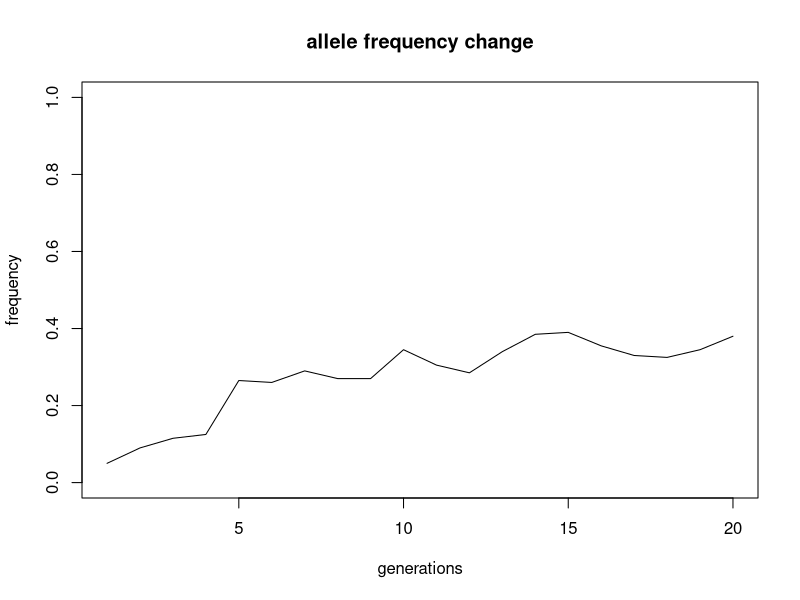

This chart was generated by the following R code:
# Genetic Drift

# Number of individuals:
N <- 10

# Number of generations
ngens <- 20

# Population of individuals 
pop <- seq(1:(2*N))

#vector with the ibd in ngens generations 
ibd <- numeric(ngens)

# 1st element of vector 'p' will be the IBD prob  in parent generation:
ibd[1] <- sum((table(pop)/(2*N))^2)

# Now we have to calculate the allele frequencies in the next generations.
# Let's use a 'for loop' to calculate the frequency in each generation and
# save the result as an element of vector 'p':
for(i in 2:ngens) {
  
  # the next generation is a random sample of the parental population:
  pop <- sample(pop, replace = TRUE)
  
  # allele frequency in the ith generation:
  ibd[i] <- sum((table(pop)/(2*N))^2)
}

# Plot
plot(ibd, type = "l", ylim = c(0, 1),
     xlab = "generations", ylab = "frequency", 
     main = "allele frequency change")
